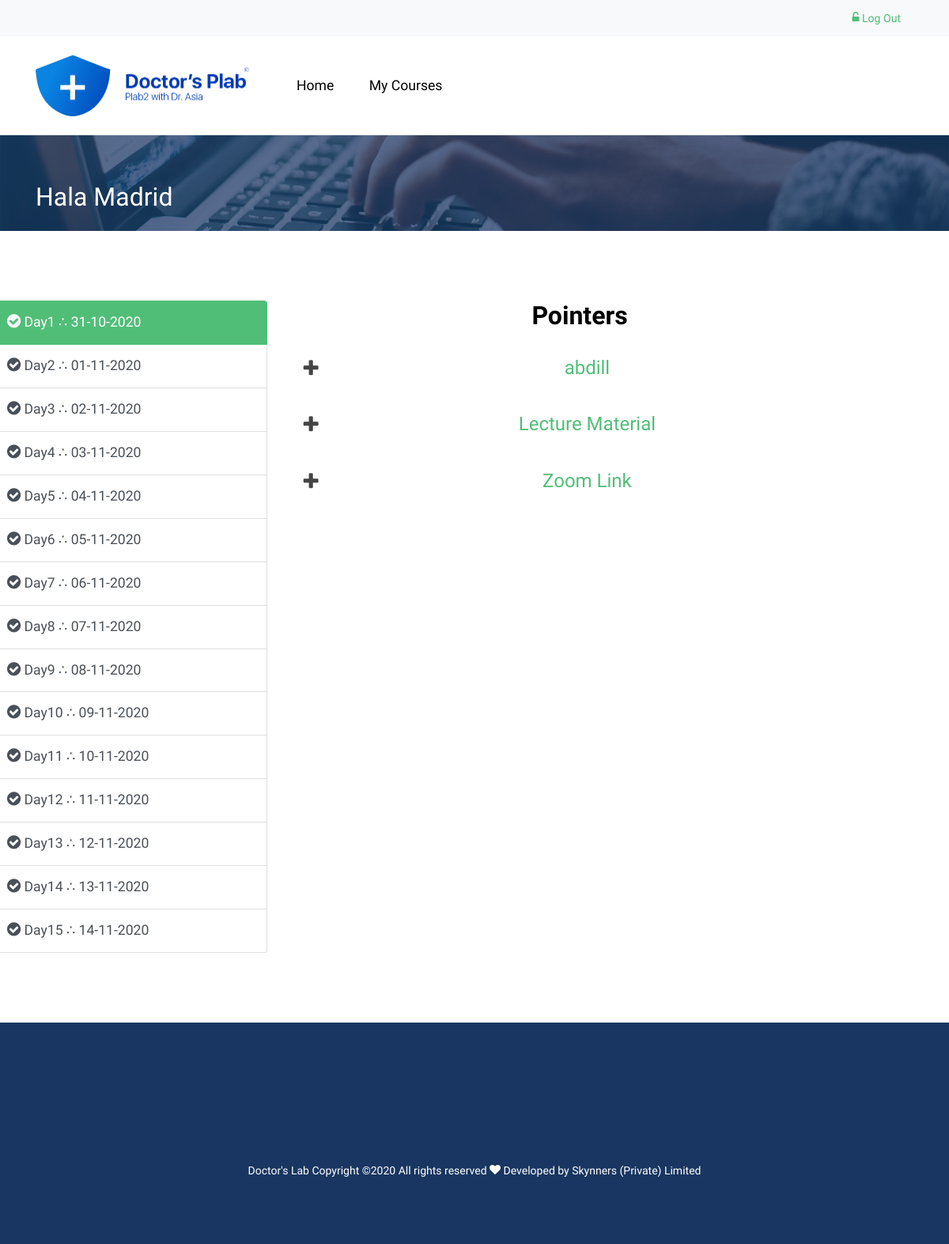
Page /coursematerial.php?id=5 (signed in) on the committed database.
### tables this page shows
CREATE TABLE `course` (
  `course_id` int(11) NOT NULL,
  `course_name` varchar(100) NOT NULL,
  `course_instructor` varchar(50) NOT NULL,
  `course_fee` int(11) NOT NULL,
  `course_description` text NOT NULL,
  `starting_date` varchar(11) NOT NULL,
  `course_cover_image` varchar(100) NOT NULL
);

CREATE TABLE `course_content` (
  `course_content_id` int(11) NOT NULL,
  `course_id` int(11) NOT NULL,
  `course_name` varchar(100) NOT NULL,
  `course_day` varchar(10) NOT NULL,
  `lecture_name` varchar(100) NOT NULL,
  `zoom_link` varchar(300) NOT NULL,
  `video_1_name` varchar(100) NOT NULL,
  `video_1` varchar(100) NOT NULL,
  `video_2_name` varchar(100) NOT NULL,
  `video_2` varchar(100) NOT NULL,
  `video_3_name` varchar(100) NOT NULL,
  `video_3` varchar(100) NOT NULL,
  `video_4_name` varchar(100) NOT NULL,
  `video_4` varchar(100) NOT NULL,
  `video_5_name` varchar(100) NOT NULL,
  `video_5` varchar(100) NOT NULL,
  `lecture_document` varchar(100) NOT NULL
);

### coursematerial.php (the view, shortened to what this page needs)
<?php
include('config.php');
if (isset($_GET['id'])) {
  $current_date = date('d-m-Y');
	$id = $_GET['id'];
	$userid = $_SESSION['id'];
	$query = "SELECT * from user_reg_courses where user_id = $userid and course_id = $id and subscription_status = 1";
	$row = mysqli_query($con, $query) or die("Not registered");
	if(mysqli_num_rows($row)) {
		$query1 = "SELECT * from course where course_id = $id";
		$rows1 = mysqli_query($con, $query1) or die("Course not found");
		$row1 = mysqli_fetch_assoc($rows1);
	}
	else {
		header('Location: courses.php');
	}
}
?>
<!DOCTYPE html>
<html lang="en">
<head>
  <link rel="stylesheet" href="fonts/icomoon/style.css">
  <link rel="stylesheet" href="css/bootstrap.min.css">
  <link rel="stylesheet" href="css/jquery-ui.css">
  <link rel="stylesheet" href="css/owl.carousel.min.css">
  <link rel="stylesheet" href="css/owl.theme.default.min.css">
  <link rel="stylesheet" href="css/owl.theme.default.min.css">
  <link rel="stylesheet" href="css/jquery.fancybox.min.css">
  <link rel="stylesheet" href="css/bootstrap-datepicker.css">
  <link rel="stylesheet" href="fonts/flaticon/font/flaticon.css">
  <link rel="stylesheet" href="css/aos.css">
  <link href="css/jquery.mb.YTPlayer.min.css" media="all" rel="stylesheet" type="text/css">
  <link rel="stylesheet" href="css/style.css">
  <link rel="stylesheet" href="https://cdnjs.cloudflare.com/ajax/libs/font-awesome/4.7.0/css/font-awesome.min.css">
  <link rel="stylesheet" href="css/accordian.css">
  <link href="https://vjs.zencdn.net/5.10.4/video-js.css" rel="stylesheet">
</head>
<body data-spy="scroll" data-target=".site-navbar-target" data-offset="300">
  <div class="site-wrap">
    <div class="py-2 bg-light">
      <div class="container">
        <div class="row align-items-center">
          <div class="col-lg-9 d-none d-lg-block">
          </div>
          <div class="col-lg-3 text-right">
            <a href="logout.php" class="small mr-3"><span class="icon-unlock-alt"></span> Log Out</a>
          </div>
        </div>
      </div>
    </div>
    <header class="site-navbar py-4 js-sticky-header site-navbar-target" role="banner">
      <div class="container">
        <div class="d-flex align-items-center">
          <div class="site-logo">
            <a href="courses.php" class="d-block">
            <img src="images/logo.png" alt="Image" height="100px" width=" 270px" class="img-fluid">
            </a>
          </div>
          <div class="mr-auto">
            <nav class="site-navigation position-relative text-right" role="navigation">
              <ul class="site-menu main-menu js-clone-nav mr-auto d-none d-lg-block">
                <li>
                  <a href="courses.php" class="nav-link text-left">Home</a>
                </li>
                <li>
                  <a href="mycourses.php" class="nav-link text-left">My Courses</a>
              </ul>
            </nav>
          </div>
        </div>
      </div>
    </header>
    <div class="site-section ftco-subscribe-1 site-blocks-cover pb-4" style="background-image: url('images/bg_1.jpg')">
      <div class="container">
        <div class="row align-items-end">
          <div class="col-lg-7">
            <h2 class="mb-0"><?php echo $row1['course_name']; ?></h2>
          </div>
        </div>
      </div>
    </div>
    <div class="site-section">
      <div class="container">
        <div class="row">
          <div class="col-4" style="margin-left: -5%;">
            <div class="list-group" id="list-tab" role="tablist">
              <?php
              $date = strtotime($row1['starting_date']);
              $dates = array();
              $date = date("d-m-Y", $date);
              $dates[0] = $current_date;
              $cnt = 1;
              while($cnt <= 15) {
              	$href = "#list-day" . $cnt; $ac = "day" . $cnt; $aid = "list-day" . $cnt . "-list";  ?>
              	<a class="<?php if($cnt === 1) { echo "list-group-item list-group-item-action active"; } else { echo "list-group-item list-group-item-action"; }?>" id="<?php echo $aid ?>" data-toggle="list"
                href="<?php echo $href; ?>" role="tab" aria-controls="<?php echo $ac; ?>"><i class="fa fa-check-circle" style="font-size:20px" aria-hidden="true"></i>
                Day<?php echo $cnt . ' ∴ ';
                		echo $date;
                    $dates[$cnt] = $date;
                		$date = strtotime("1 day", strtotime($date));
                		$date = date("d-m-Y", $date);
                		?>
                </a>
              <?php $cnt += 1;
          	  }
              ?>
            </div>
          </div>
          <div class="col-8">
            <div class="tab-content" id="nav-tabContent">
              <?php
                $cnt = 1;
                while($cnt <= 15) {  $lid = "list-day" . $cnt; $aid = "list-day" . $cnt . "-list";
              ?>
              <div class="<?php if($cnt === 1) { echo "tab-pa ne fade show active collapse"; } else { echo "tab-pa ne fade collapse"; }?>" id="<?php echo $lid; ?>" role="tabpanel" aria-labelledby="<?php echo $aid; ?>" data-toggle = "collapse">
              	<?php
                    $id = $_SESSION['cid'];
                    $d = 'Day_' . $cnt;
                  	$query2 = "SELECT * from course_content where course_day = '$d' and course_id = $id";
					$rows2 = mysqli_query($con, $query2) or die("not working");
					$row2 = mysqli_fetch_assoc($rows2);
					if(mysqli_num_rows($rows2) === 1) {
                  ?>
                <div id="accordion" class="panel-group">
                  <h2 style="text-align: center;color: black; font-weight: bold;"><?php echo $row2['lecture_name'] ?></h2>
                  <?php
                    $date1 = date_create($dates[0]);
                    $date2 = date_create($dates[$cnt]);
                    $diff=date_diff($date1,$date2);
                    if(intval($diff->format("%R%a")) === 0) {
                  ?>
                  <div class="panel">
                  	<?php
                      	if($row2['video_1_name'] !== "") { ?>
			                <div class="panel-heading">
			                  <h4 class="panel-title">
			                  		<a href="#panelBodyOne" class="accordion-toggle collapsed" data-toggle="collapse"
			                      data-parent="#accordion"><?php  echo $row2['video_1_name']; ?></a>
			                  </h4>
			                </div>
                    <?php }
                      	?>
                  </div>
                <?php }if(intval($diff->format("%R%a")) === 0) { ?>
                  <div class="panel">
                  	<?php
                      	if($row2['video_2_name'] !== "") { ?>
                    <div class="panel-heading">
                      <h4 class="panel-title">
                        <a href="#panelBodyTwo" class="accordion-toggle collapsed" data-toggle="collapse"
                          data-parent="#accordion"><?php  echo $row2['video_2_name']; ?></a>
                      </h4>
                    </div>
                    <?php }
                      	?>
                    <div id="panelBodyTwo" class="panel-collapse collapse">
                      <div class="panel-body">
                        <video width="730" controls poster="images/play.jpg">
                          <?php
                            $vid = "video_2";
                          	$vid = "video_2" . $row2['video_2'];
                          ?>
                          <source src="admin/course_content/<?php echo $_SESSION['cid']; ?>/<?php echo $d; ?>/videos/video_2/<?php echo $vid; ?>" type="video/mp4">
                          <source src="admin/course_content/<?php echo $_SESSION['cid']; ?>/<?php echo $d; ?>/videos/video_2/<?php echo $vid; ?>" type="video/ogg">
                          Your browser does not support the video tag.
                        </video>
                      </div>
                    </div>
                  </div>
                <?php } if(intval($diff->format("%R%a")) === 0) {?>
                  <div class="panel">
                  	<?php
                      	if($row2['video_3_name'] !== "") { ?>
                    <div class="panel-heading">
                      <h4 class="panel-title">
                      		<a href="#panelBodyThree" class="accordion-toggle collapsed" data-toggle="collapse"
                          data-parent="#accordion"><?php  echo $row2['video_3_name']; ?></a>
                      </h4>
                    </div>
                    <?php }
                      	?>
                    <div id="panelBodyThree" class="panel-collapse collapse">
                      <div class="panel-body">
                        <video width="730" controls poster="images/play.jpg">
                          <?php
                            $vid = "video_3";
                          	$vid = "video_3" . $row2['video_3'];
                          ?>
                          <source src="admin/course_content/<?php echo $_SESSION['cid']; ?>/<?php echo $d; ?>/videos/video_3/<?php echo $vid; ?>" type="video/mp4">
                          <source src="admin/course_content/<?php echo $_SESSION['cid']; ?>/<?php echo $d; ?>/videos/video_3/<?php echo $vid; ?>" type="video/ogg">
                          Your browser does not support the video tag.
                        </video>
                      </div>
                    </div>
                  </div>
                <?php } if(intval($diff->format("%R%a")) === 0) { ?>
                  <div class="panel">
                  	<?php
                      	if($row2['video_4_name'] !== "") { ?>
                    <div class="panel-heading">
                      <h4 class="panel-title">
                      		<a href="#panelBodyFour" class="accordion-toggle collapsed" data-toggle="collapse"
                          data-parent="#accordion"><?php  echo $row2['video_4_name']; ?></a>
                      </h4>
                    </div>
                    <?php }
                      	?>
                    <div id="panelBodyFour" class="panel-collapse collapse">
                      <div class="panel-body">
                        <video width="730" controls poster="images/play.jpg">
                          <?php
                            $vid = "video_4";
                          	$vid = "video_4" . $row2['video_4'];
                          ?>
                          <source src="admin/course_content/<?php echo $_SESSION['cid']; ?>/<?php echo $d; ?>/videos/video_4/<?php echo $vid; ?>" type="video/mp4">
                          <source src="admin/course_content/<?php echo $_SESSION['cid']; ?>/<?php echo $d; ?>/videos/video_4/<?php echo $vid; ?>" type="video/ogg">
                          Your browser does not support the video tag.
                        </video>
                      </div>
                    </div>
                  </div>
                <?php }if(intval($diff->format("%R%a")) === 0) { ?>
                <?php } if(intval($diff->format("%R%a")) <= 0) {
                  ?>
                  <div class="panel">
                  <?php
                      	if($row2['lecture_document'] !== "") { ?>
                    <div class="panel-heading">
                      <h4 class="panel-title">
                      		<a href="#panelBodySix" class="accordion-toggle collapsed" data-toggle="collapse"
                          data-parent="#accordion">Lecture Material</a>
                      </h4>
                    </div>
                    <?php }
                      	?>
                  </div>
                  <?php } if(intval($diff->format("%R%a")) === 0) {
                  ?>
                  <div class="panel">
                  <?php
                      	if($row2['zoom_link'] !== "") { ?>
                    <div class="panel-heading">
                      <h4 class="panel-title">
                      		<a href="#panelBodySeven" class="accordion-toggle collapsed" data-toggle="collapse"
                          data-parent="#accordion">Zoom Link</a>
                      </h4>
                    </div>
                    <?php }
                      	?>
                  </div>
                <?php }  if(intval($diff->format("%R%a")) > 0) { ?>
                  <div class="row">
                    <div class="col-md-12 form-group">
                      <div class="alert alert-info">
                        <button type="button" class="close" data-dismiss="alert">×</button>
                        <strong>Note!</strong> The Course Content for this Day would be Avaiable on the Specified Day
                      </div>
                    </div>
                  </div>
                <?php } ?>
                </div>
          <?php }
          ?>
              </div>
              <?php $cnt += 1;
              }
              ?>
            </div>
          </div>
        </div>
      </div>
    </div>
<div class="footer">
        <div class="container">
          <div class="row">
            <div class="col-12">
              <div class="copyright">
              <p>
                      Doctor's Lab Copyright  &copy;<script>document.write(new Date().getFullYear());</script> All rights reserved  <i class="icon-heart" aria-hidden="true"></i><a href="www.skynners.com" target="_blank" > </a>
                      <a href="https://www.skynners.com/" style="color: white;"> Developed by Skynners (Private) Limited </a>
                      </p>
              </div>
            </div>
          </div>
        </div>
      </div>
  </div>
</body>
</html>

### rows in the picture
course: course_name "Hala Madrid", starting_date "31-10-2020", starting_date "01-11-2020", starting_date "02-11-2020", starting_date "03-11-2020", starting_date "04-11-2020", starting_date "05-11-2020", starting_date "06-11-2020", starting_date "07-11-2020", starting_date "08-11-2020", starting_date "09-11-2020", starting_date "10-11-2020", starting_date "11-11-2020", starting_date "12-11-2020", starting_date "13-11-2020", starting_date "14-11-2020"
course_content: lecture_name "Pointers", video_1_name "abdill"
